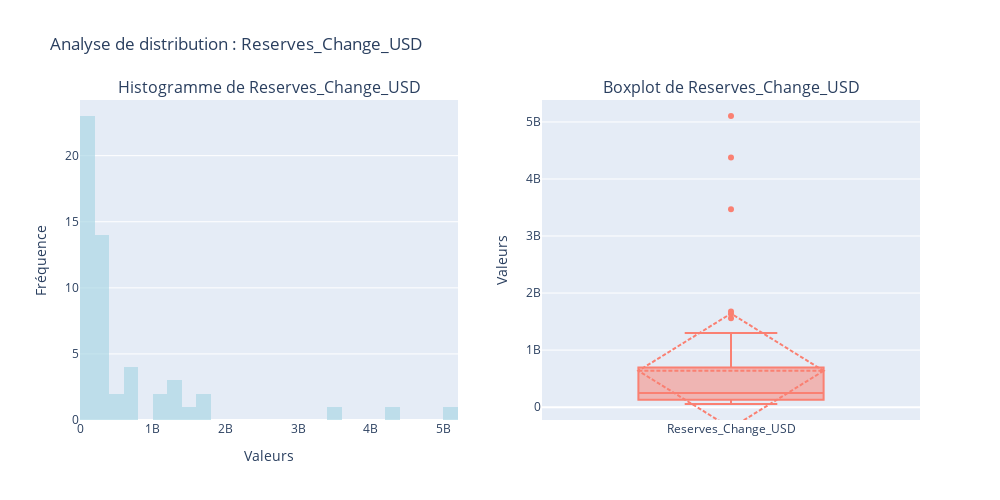
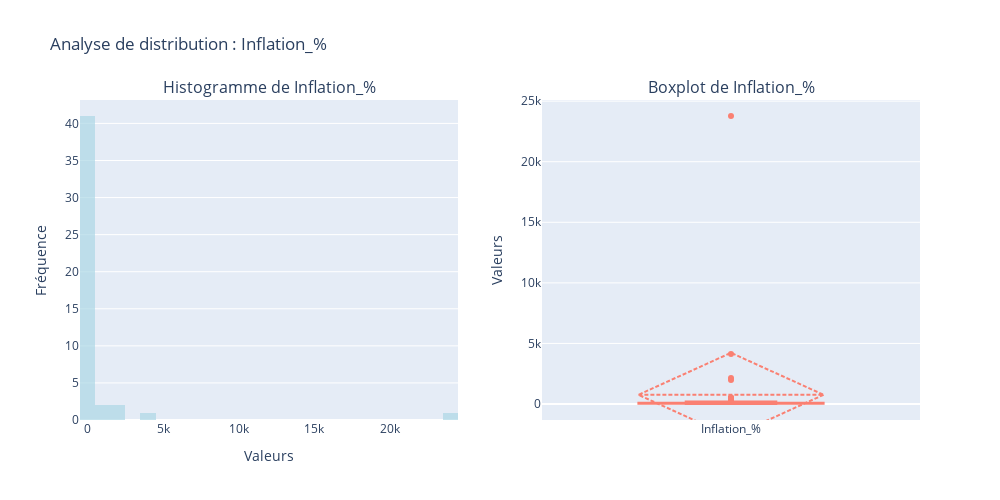
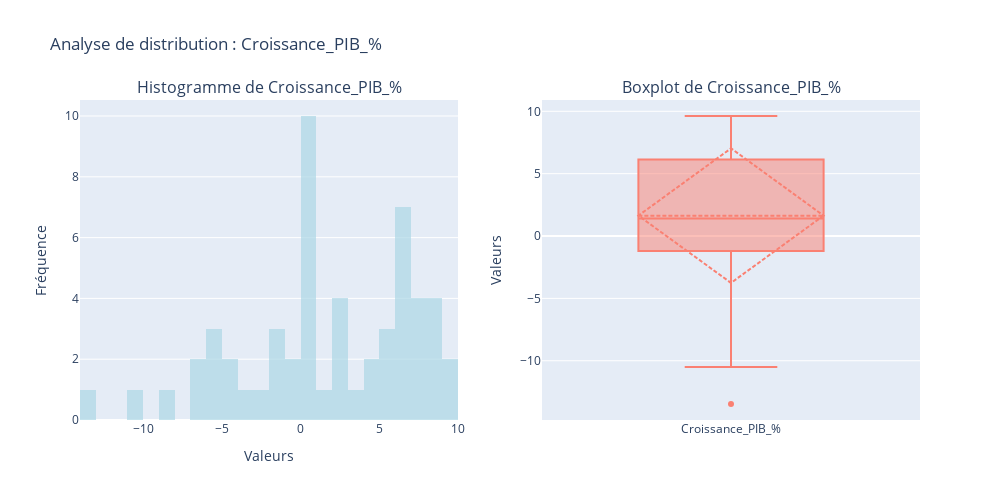
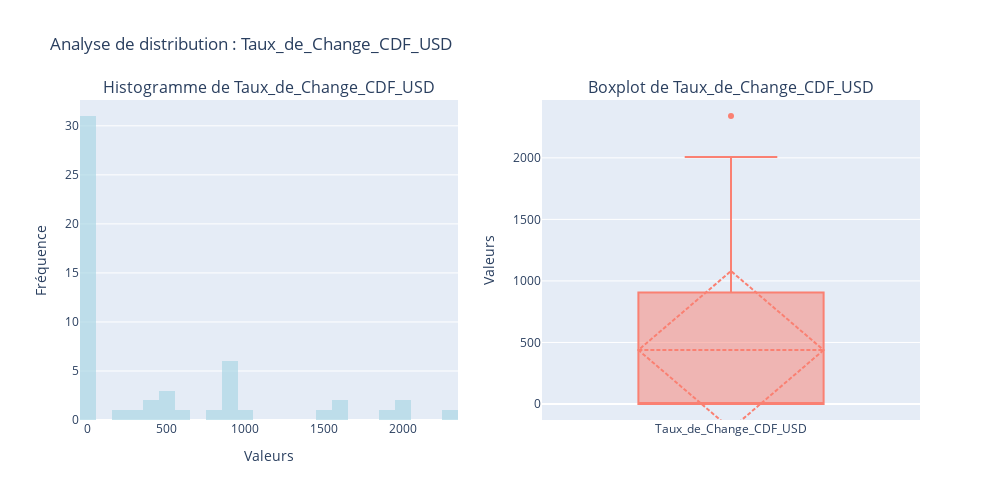

Notebook source saved alongside these figures, in order:
### Code cell
def plot_histogram_boxplot_plotly(df, col):
    """
    Affiche l'histogramme et le boxplot côte à côte pour une variable donnée
    
    Parameters:
    -----------
    df : pandas.DataFrame
        Le dataframe contenant les données
    col : str
        Le nom de la colonne à visualiser
    """
    fig = make_subplots(
        rows=1, cols=2,
        subplot_titles=(f"Histogramme de {col}", f"Boxplot de {col}"),
        specs=[[{"secondary_y": False}, {"secondary_y": False}]]
    )
    
    # Ajouter l'histogramme
    fig.add_trace(
        go.Histogram(
            x=df[col],
            name=col,
            nbinsx=30,
            marker_color='lightblue',
            showlegend=False,
            opacity=0.7
        ),
        row=1, col=1
    )
    
    # Ajouter le boxplot
    fig.add_trace(
        go.Box(
            y=df[col],
            name=col,
            marker_color='salmon',
            showlegend=False,
            boxmean='sd'
        ),
        row=1, col=2
    )
    
    # Mettre à jour les étiquettes des axes
    fig.update_xaxes(title_text="Valeurs", row=1, col=1)
    fig.update_yaxes(title_text="Fréquence", row=1, col=1)
    fig.update_yaxes(title_text="Valeurs", row=1, col=2)
    
    # Mettre à jour la mise en page
    fig.update_layout(
        height=500,
        width=1000,
        title_text=f"Analyse de distribution : {col}",
        showlegend=False,
        hovermode='x unified'
    )
    
    fig.show()


# Afficher les graphiques pour toutes les variables
for col in df.columns:
    plot_histogram_boxplot_plotly(df, col)

### Figure 1 — Plotly figure (JSON) as saved in the notebook; plotly's stock layout.template omitted (floating-point values rounded to 4 significant figures)
{"data": [{"marker": {"color": "lightblue"}, "name": "Reserves_Change_USD", "nbinsx": 30, "opacity": 0.7, "showlegend": false, "type": "histogram", "x": [189300000.0, 153700000.0, 217500000.0, 337100000.0, 212000000.0, 84370000.0, 85310000.0, 176800000.0, 195400000.0, 335700000.0, 379800000.0, 293900000.0, 226200000.0, 269400000.0, 281000000.0, 335200000.0, 451200000.0, 417000000.0, 371600000.0, 281700000.0, 260600000.0, 193100000.0, 166100000.0, 54790000.0, 131400000.0, 157400000.0, 82500000.0, 98300000.0, 82500000.0, 82500000.0, 82500000.0, 82500000.0, 73860000.0, 97760000.0, 236200000.0, 131200000.0, 154500000.0, 180700000.0, 77730000.0, 1035000000.0, 1300000000.0, 1268000000.0, 1633000000.0, 1678000000.0, 1557000000.0, 1216000000.0, 708200000.0, 695400000.0, 665300000.0, 1194000000.0, 747700000.0, 3467000000.0, 4378000000.0, 5104000000.0, NaN], "xaxis": "x", "yaxis": "y"}, {"boxmean": "sd", "marker": {"color": "salmon"}, "name": "Reserves_Change_USD", "showlegend": false, "type": "box", "xaxis": "x2", "y": [189300000.0, 153700000.0, 217500000.0, 337100000.0, 212000000.0, 84370000.0, 85310000.0, 176800000.0, 195400000.0, 335700000.0, 379800000.0, 293900000.0, 226200000.0, 269400000.0, 281000000.0, 335200000.0, 451200000.0, 417000000.0, 371600000.0, 281700000.0, 260600000.0, 193100000.0, 166100000.0, 54790000.0, 131400000.0, 157400000.0, 82500000.0, 98300000.0, 82500000.0, 82500000.0, 82500000.0, 82500000.0, 73860000.0, 97760000.0, 236200000.0, 131200000.0, 154500000.0, 180700000.0, 77730000.0, 1035000000.0, 1300000000.0, 1268000000.0, 1633000000.0, 1678000000.0, 1557000000.0, 1216000000.0, 708200000.0, 695400000.0, 665300000.0, 1194000000.0, 747700000.0, 3467000000.0, 4378000000.0, 5104000000.0, NaN], "yaxis": "y2"}], "layout": {"annotations": [{"font": {"size": 16}, "showarrow": false, "text": "Histogramme de Reserves_Change_USD", "x": 0.225, "xanchor": "center", "xref": "paper", "y": 1, "yanchor": "bottom", "yref": "paper"}, {"font": {"size": 16}, "showarrow": false, "text": "Boxplot de Reserves_Change_USD", "x": 0.775, "xanchor": "center", "xref": "paper", "y": 1, "yanchor": "bottom", "yref": "paper"}], "height": 500, "hovermode": "x unified", "showlegend": false, "title": {"text": "Analyse de distribution : Reserves_Change_USD"}, "width": 1000, "xaxis": {"anchor": "y", "domain": [0, 0.45], "title": {"text": "Valeurs"}}, "xaxis2": {"anchor": "y2", "domain": [0.55, 1]}, "yaxis": {"anchor": "x", "domain": [0, 1], "title": {"text": "Fréquence"}}, "yaxis2": {"anchor": "x2", "domain": [0, 1], "title": {"text": "Valeurs"}}}}

### Figure 2 — Plotly figure (JSON) as saved in the notebook; plotly's stock layout.template omitted (floating-point values rounded to 4 significant figures)
{"data": [{"marker": {"color": "lightblue"}, "name": "Inflation_%", "nbinsx": 30, "opacity": 0.7, "showlegend": false, "type": "histogram", "x": [8.025, 5.777, 15.8, 15.64, 29.47, 28.66, 80.39, 68.95, 48.77, 101.1, 46.63, 35.41, 36.7, 76.53, 52.23, 23.82, 44.4, 78.67, 71.09, 104.1, 81.3, 2154.0, 4129.0, 1987.0, 23770.0, 541.9, 492.4, 198.5, 29.15, 284.9, 513.9, 359.9, 31.52, 12.87, 3.994, 21.32, 13.05, 16.95, 17.3, 2.8, 7.1, 15.32, 9.722, 0.8082, 1.243, 0.7442, 2.886, NaN, NaN, NaN, NaN, NaN, NaN, NaN, NaN], "xaxis": "x", "yaxis": "y"}, {"boxmean": "sd", "marker": {"color": "salmon"}, "name": "Inflation_%", "showlegend": false, "type": "box", "xaxis": "x2", "y": [8.025, 5.777, 15.8, 15.64, 29.47, 28.66, 80.39, 68.95, 48.77, 101.1, 46.63, 35.41, 36.7, 76.53, 52.23, 23.82, 44.4, 78.67, 71.09, 104.1, 81.3, 2154.0, 4129.0, 1987.0, 23770.0, 541.9, 492.4, 198.5, 29.15, 284.9, 513.9, 359.9, 31.52, 12.87, 3.994, 21.32, 13.05, 16.95, 17.3, 2.8, 7.1, 15.32, 9.722, 0.8082, 1.243, 0.7442, 2.886, NaN, NaN, NaN, NaN, NaN, NaN, NaN, NaN], "yaxis": "y2"}], "layout": {"annotations": [{"font": {"size": 16}, "showarrow": false, "text": "Histogramme de Inflation_%", "x": 0.225, "xanchor": "center", "xref": "paper", "y": 1, "yanchor": "bottom", "yref": "paper"}, {"font": {"size": 16}, "showarrow": false, "text": "Boxplot de Inflation_%", "x": 0.775, "xanchor": "center", "xref": "paper", "y": 1, "yanchor": "bottom", "yref": "paper"}], "height": 500, "hovermode": "x unified", "showlegend": false, "title": {"text": "Analyse de distribution : Inflation_%"}, "width": 1000, "xaxis": {"anchor": "y", "domain": [0, 0.45], "title": {"text": "Valeurs"}}, "xaxis2": {"anchor": "y2", "domain": [0.55, 1]}, "yaxis": {"anchor": "x", "domain": [0, 1], "title": {"text": "Fréquence"}}, "yaxis2": {"anchor": "x2", "domain": [0, 1], "title": {"text": "Valeurs"}}}}

### Figure 3 — Plotly figure (JSON) as saved in the notebook; plotly's stock layout.template omitted (floating-point values rounded to 4 significant figures)
{"data": [{"marker": {"color": "lightblue"}, "name": "Croissance_PIB_%", "nbinsx": 30, "opacity": 0.7, "showlegend": false, "type": "histogram", "x": [-0.2451, 6.005, 0.1511, 8.137, 3.131, -4.982, -5.309, 0.7608, -5.345, 0.4301, 2.195, 2.351, -0.4577, 1.412, 5.541, 0.4679, 4.717, 2.676, 0.4704, -1.266, -6.568, -8.421, -10.5, -13.47, -3.9, 0.7, -1.023, -5.617, -1.624, -4.27, -6.911, -2.1, 2.948, 5.578, 6.738, 6.135, 5.109, 8.53, 7.402, 0.5655, 7.843, 7.593, 8.669, 9.624, 7.302, 6.36, 0.3938, 4.241, 6.072, 0.5554, 0.7754, 6.43, 9.311, 8.533, 6.127], "xaxis": "x", "yaxis": "y"}, {"boxmean": "sd", "marker": {"color": "salmon"}, "name": "Croissance_PIB_%", "showlegend": false, "type": "box", "xaxis": "x2", "y": [-0.2451, 6.005, 0.1511, 8.137, 3.131, -4.982, -5.309, 0.7608, -5.345, 0.4301, 2.195, 2.351, -0.4577, 1.412, 5.541, 0.4679, 4.717, 2.676, 0.4704, -1.266, -6.568, -8.421, -10.5, -13.47, -3.9, 0.7, -1.023, -5.617, -1.624, -4.27, -6.911, -2.1, 2.948, 5.578, 6.738, 6.135, 5.109, 8.53, 7.402, 0.5655, 7.843, 7.593, 8.669, 9.624, 7.302, 6.36, 0.3938, 4.241, 6.072, 0.5554, 0.7754, 6.43, 9.311, 8.533, 6.127], "yaxis": "y2"}], "layout": {"annotations": [{"font": {"size": 16}, "showarrow": false, "text": "Histogramme de Croissance_PIB_%", "x": 0.225, "xanchor": "center", "xref": "paper", "y": 1, "yanchor": "bottom", "yref": "paper"}, {"font": {"size": 16}, "showarrow": false, "text": "Boxplot de Croissance_PIB_%", "x": 0.775, "xanchor": "center", "xref": "paper", "y": 1, "yanchor": "bottom", "yref": "paper"}], "height": 500, "hovermode": "x unified", "showlegend": false, "title": {"text": "Analyse de distribution : Croissance_PIB_%"}, "width": 1000, "xaxis": {"anchor": "y", "domain": [0, 0.45], "title": {"text": "Valeurs"}}, "xaxis2": {"anchor": "y2", "domain": [0.55, 1]}, "yaxis": {"anchor": "x", "domain": [0, 1], "title": {"text": "Fréquence"}}, "yaxis2": {"anchor": "x2", "domain": [0, 1], "title": {"text": "Valeurs"}}}}

### Figure 4 — Plotly figure (JSON) as saved in the notebook; plotly's stock layout.template omitted (floating-point values rounded to 4 significant figures)
{"data": [{"marker": {"color": "lightblue"}, "name": "Taux_de_Change_CDF_USD", "nbinsx": 30, "opacity": 0.7, "showlegend": false, "type": "histogram", "x": [1.67e-12, 1.67e-12, 1.67e-12, 1.67e-12, 1.67e-12, 1.67e-12, 2.641e-12, 2.855e-12, 2.787e-12, 5.761e-12, 9.331e-12, 1.461e-11, 1.916e-11, 4.296e-11, 1.204e-10, 1.662e-10, 1.987e-10, 3.746e-10, 6.234e-10, 1.271e-09, 2.395e-09, 5.195e-08, 2.151e-06, 2.514e-05, 0.01194, 0.07024, 0.5018, 1.313, 1.607, 4.018, 21.82, 206.6, 346.5, 405.2, 399.5, 473.9, 468.3, 516.7, 559.3, 809.8, 905.9, 919.5, 919.8, 919.6, 925.2, 926.0, 1010.0, 1464.0, 1623.0, 1648.0, 1851.0, 1989.0, 2007.0, 2340.0, NaN], "xaxis": "x", "yaxis": "y"}, {"boxmean": "sd", "marker": {"color": "salmon"}, "name": "Taux_de_Change_CDF_USD", "showlegend": false, "type": "box", "xaxis": "x2", "y": [1.67e-12, 1.67e-12, 1.67e-12, 1.67e-12, 1.67e-12, 1.67e-12, 2.641e-12, 2.855e-12, 2.787e-12, 5.761e-12, 9.331e-12, 1.461e-11, 1.916e-11, 4.296e-11, 1.204e-10, 1.662e-10, 1.987e-10, 3.746e-10, 6.234e-10, 1.271e-09, 2.395e-09, 5.195e-08, 2.151e-06, 2.514e-05, 0.01194, 0.07024, 0.5018, 1.313, 1.607, 4.018, 21.82, 206.6, 346.5, 405.2, 399.5, 473.9, 468.3, 516.7, 559.3, 809.8, 905.9, 919.5, 919.8, 919.6, 925.2, 926.0, 1010.0, 1464.0, 1623.0, 1648.0, 1851.0, 1989.0, 2007.0, 2340.0, NaN], "yaxis": "y2"}], "layout": {"annotations": [{"font": {"size": 16}, "showarrow": false, "text": "Histogramme de Taux_de_Change_CDF_USD", "x": 0.225, "xanchor": "center", "xref": "paper", "y": 1, "yanchor": "bottom", "yref": "paper"}, {"font": {"size": 16}, "showarrow": false, "text": "Boxplot de Taux_de_Change_CDF_USD", "x": 0.775, "xanchor": "center", "xref": "paper", "y": 1, "yanchor": "bottom", "yref": "paper"}], "height": 500, "hovermode": "x unified", "showlegend": false, "title": {"text": "Analyse de distribution : Taux_de_Change_CDF_USD"}, "width": 1000, "xaxis": {"anchor": "y", "domain": [0, 0.45], "title": {"text": "Valeurs"}}, "xaxis2": {"anchor": "y2", "domain": [0.55, 1]}, "yaxis": {"anchor": "x", "domain": [0, 1], "title": {"text": "Fréquence"}}, "yaxis2": {"anchor": "x2", "domain": [0, 1], "title": {"text": "Valeurs"}}}}
